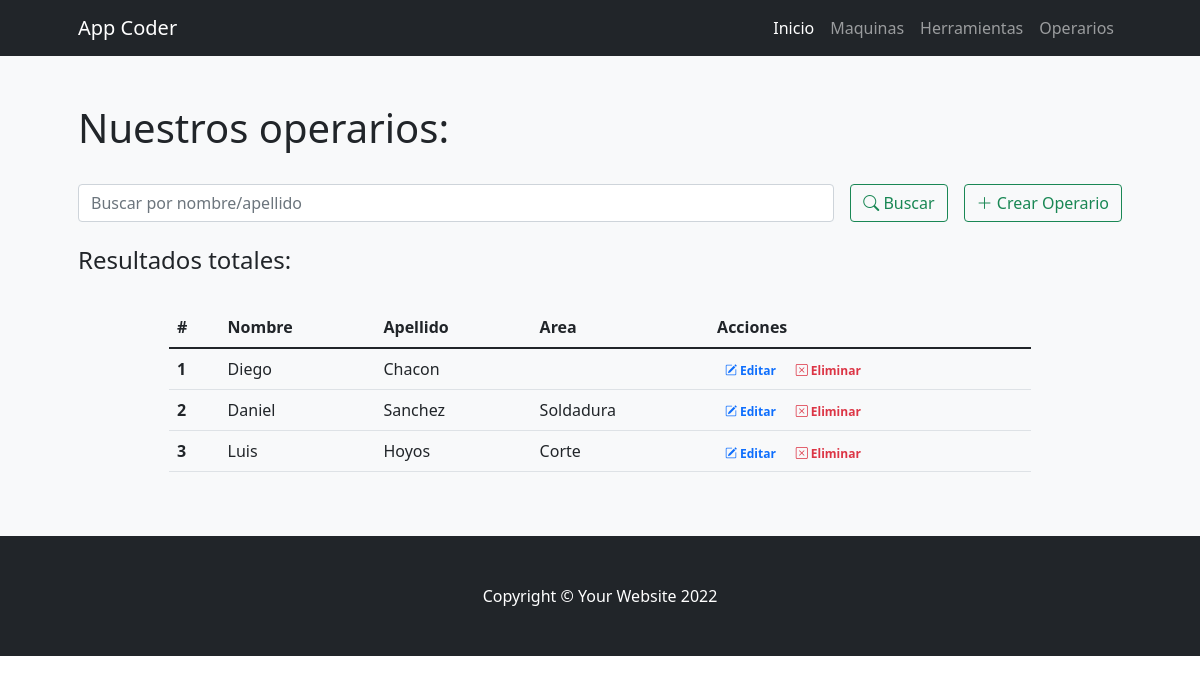
Before: /coderapp/operarios/ with the older database file.
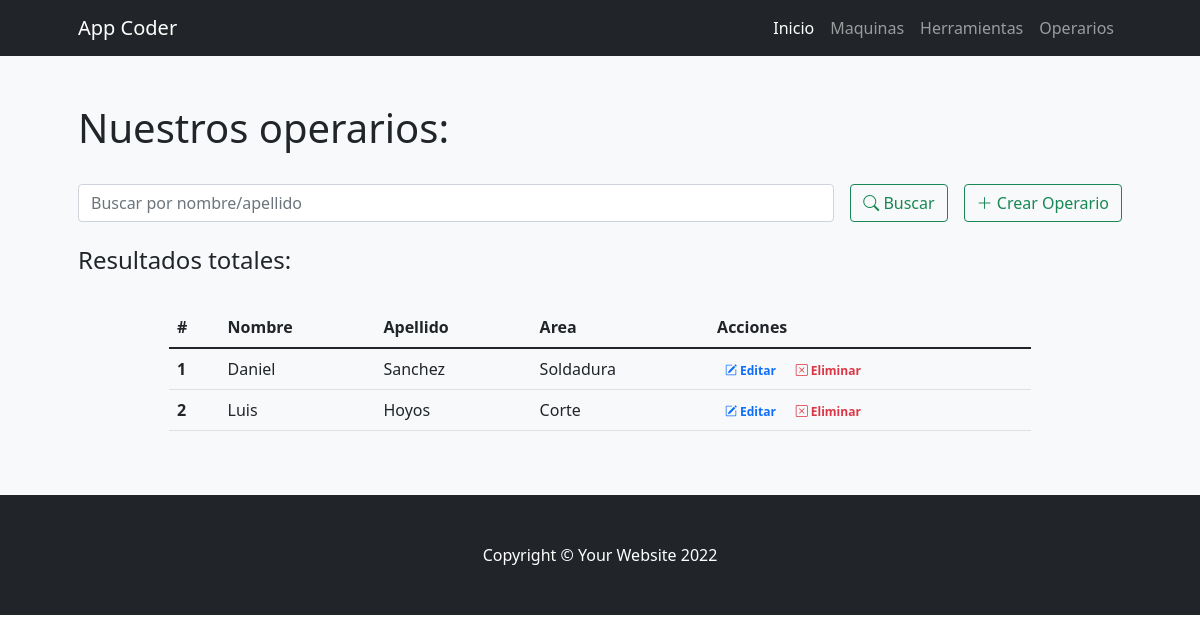
After: the same page with the newer database file.
### ProyectoCoderApp/models.py (models this page shows)
class Operario(models.Model):
    nombre = models.CharField(max_length=30) # Texto
    apellido = models.CharField(max_length=30) # Texto
    area = models.CharField(max_length=30)
    class Meta:
        verbose_name_plural = "Operarios"

### ProyectoCoderApp/views.py (the view)
# urls.py: path('operarios/', operarios, name="operarios"),
def operarios(request):
     if request.method == "POST":
        search = request.POST["search"]
        if search != "":
            operarios = Operario.objects.filter( Q(nombre__icontains=search) | Q(apellido__icontains=search) ).values()
            return render(request,"ProyectoCoderApp/operarios.html",{"operarios": operarios , "search":True, "busqueda":search})
     operarios = Operario.objects.all()
     return render(request,"ProyectoCoderApp/operarios.html",{"operarios":operarios, "search":False})

### ProyectoCoderApp/templates/ProyectoCoderApp/operarios.html (shortened to what this page needs)
{% extends 'ProyectoCoderApp/base.html' %}
{% load static %}
{% block contenidoPagina %}
<section class="bg-light py-5">
    <div class="container px-5">
        <h1>Nuestros operarios:</h1>
        <br>
        <div class="row gx-5 justify-content-center">
            <div class="col-lg-12">
                <form class="d-flex my-2 my-lg-0" action="" method="post">
                    <input class="flex-grow-0 form-control mr-sm-2" type="search" name="search" placeholder="Buscar por nombre/apellido" aria-label="Search">
                    <button class="btn btn-outline-success text-nowrap ms-3 my-2 my-sm-0" type="submit"> <i class="bi bi-search"></i> Buscar</button>
                    <a class="btn btn-outline-success text-nowrap ms-3 my-2 my-sm-0" href="{% url 'crear_operarios' %}"> <i class="bi bi-plus-lg"></i> Crear Operario</a>
                </form>
            </div>
        </div>
        <br>
        <h4>Resultados
            {% if search %}
                para "{{busqueda}}":
            {% else %}
                totales:
            {% endif %}
        </h4>
        <br>
        <div class="row gx-5 justify-content-center">
            <div class="col-lg-10 table-responsive">
                <table class="table table-theme">
                    <thead>
                        <tr>
                            <th scope="col">#</th>
                            <th scope="col">Nombre</th>
                            <th scope="col">Apellido</th>
                            <th scope="col">Area</th>
                            <th scope="col">Acciones</th>
                        </tr>
                    </thead>
                    <tbody>
                        {% for operario in operarios %}
                            <tr>
                                <th scope="row">{{forloop.counter}}</th>
                                <td>{{operario.nombre}}</td>
                                <td>{{operario.apellido}}</td>
                                <td>{{operario.area}}</td>
                                <td>
                                    <a href="{% url 'editar_operarios' operario.id %}" class="text-primary badge badge-primary text-decoration-none"> <i class="bi bi-pencil-square"></i> Editar</a>
                                    <a href="{% url 'eliminar_operarios' operario.id %}" class="text-danger badge badge-danger text-decoration-none"> <i class="bi bi-x-square"></i> Eliminar</a>
                                </td>
                            </tr>
                        {% endfor %}
                    </tbody>
                </table>
            </div>
        </div>
    </div>
</section>
{% endblock %}

Changed rows visible on the page:
removed Operario: nombre "Diego", apellido "Chacon"
